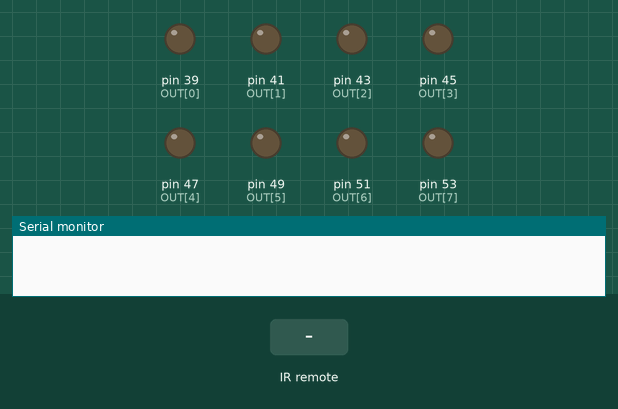
Simulated run of this sketch. Board: Arduino Mega 2560, built with avr-gcc and run on an emulated ATmega2560. Shown: output pins drawn as LEDs (lit = HIGH), the last lines printed to the serial monitor. The inputs (shaded band) are chosen by the test bench.

Above: at 1.2 s.
1.3 s: infrared code 0x16 received
At 1.6 s:
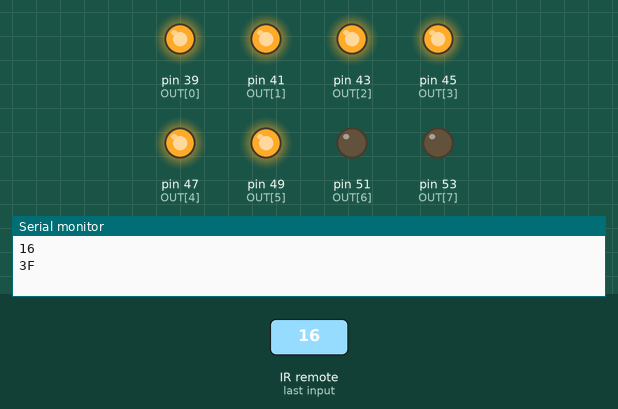
2.8 s: infrared code 0x0C received
At 4.0 s:
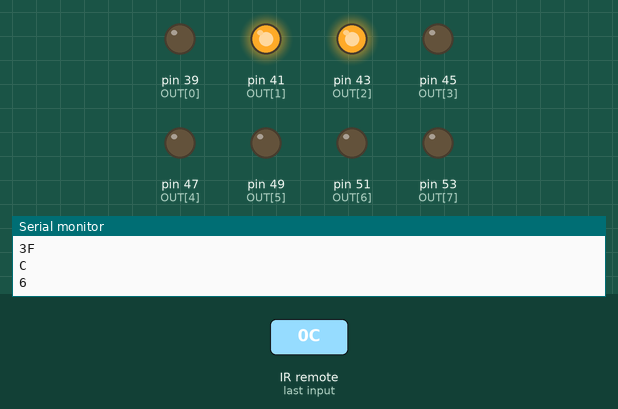
4.3 s: infrared code 0x18 received
At 5.1 s:
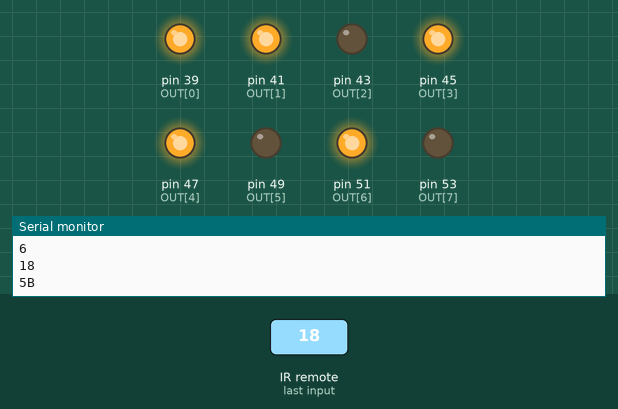
5.8 s: infrared code 0x5E received
At 6.2 s:
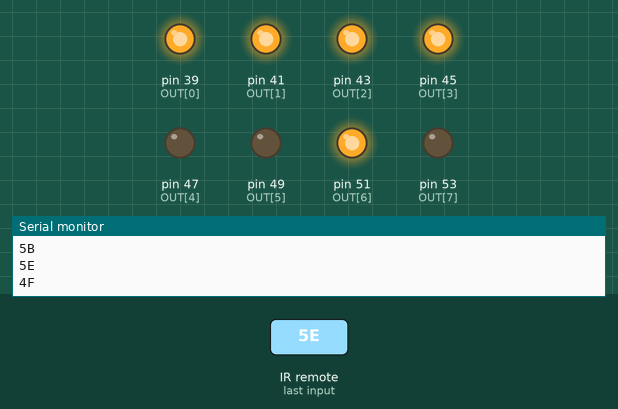
7.3 s: infrared code 0x1C received
At 8.5 s:
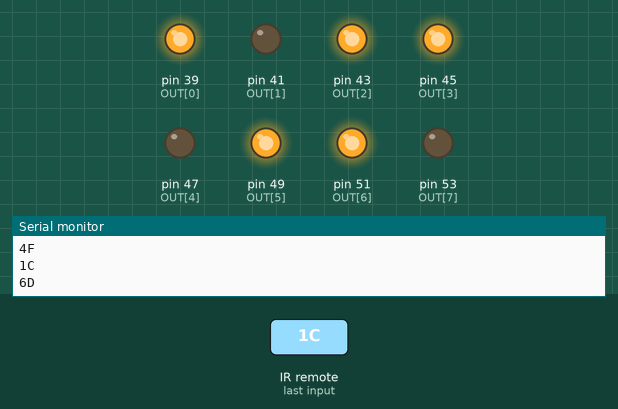
8.8 s: infrared code 0x5A received
At 9.7 s:
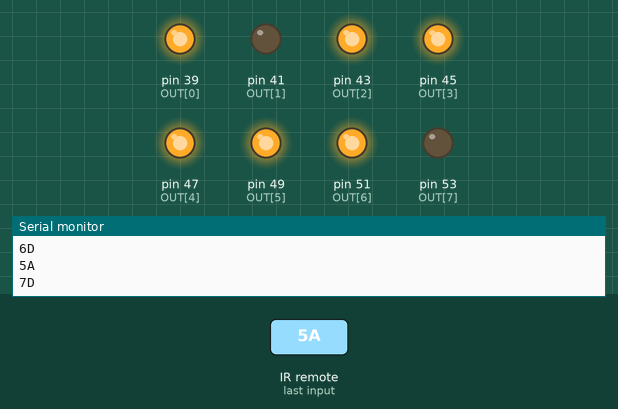
Timing chart, 0 to 11.3 s (numbered marks = the images above; inputs shaded):
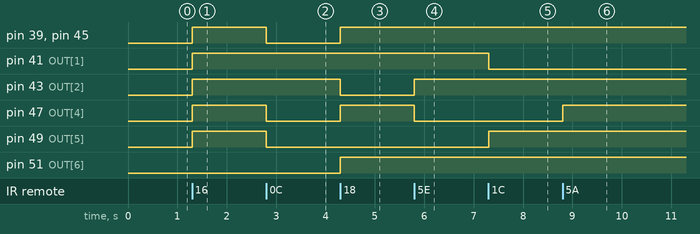

Measured:
- after the input at 1.3 s, pin 39 (OUT[0]), pin 41 (OUT[1]), pin 43 (OUT[2]), pin 45 (OUT[3]), pin 47 (OUT[4]), pin 49 (OUT[5]): LOW → HIGH at once
- after the input at 2.8 s, pin 39 (OUT[0]), pin 45 (OUT[3]), pin 47 (OUT[4]), pin 49 (OUT[5]): HIGH → LOW at once
- after the input at 4.3 s, pin 39 (OUT[0]), pin 45 (OUT[3]), pin 47 (OUT[4]), pin 51 (OUT[6]): LOW → HIGH at once; pin 43 (OUT[2]): HIGH → LOW at once
- after the input at 5.8 s, pin 43 (OUT[2]): LOW → HIGH at once; pin 47 (OUT[4]): HIGH → LOW at once
- after the input at 7.3 s, pin 41 (OUT[1]): HIGH → LOW at once; pin 49 (OUT[5]): LOW → HIGH at once
- after the input at 8.8 s, pin 47 (OUT[4]): LOW → HIGH at once

The sketch:

IRTestingCode.ino
```cpp
# include <IRremote.h>
const byte RECV_PIN = 11; // define input pin on Arduino
const char OUT[] = {39, 41, 43, 45, 47, 49, 51, 53};


void setup (){
  for(int i = 0; i < sizeof(OUT); i++)
    pinMode(OUT[i], OUTPUT);


  Serial.begin (9600);
  IrReceiver.begin(RECV_PIN, false); // Start the receiver
}
void displaySegment(int index, int val){
  if(index != 0){
    bool shouldTurnOn = val >> index & 00000001;
    digitalWrite(OUT[index], shouldTurnOn ? HIGH : LOW);
  }
  else{
    bool shouldTurnOn = val & 00000001;
    digitalWrite(OUT[index], shouldTurnOn ? HIGH : LOW);
  }
}

void responseToRemote(int command){
  int response = 0;
  switch(command){
    case 0x16: response = 0x3F; break;
    case 0x0C: response = 0x06; break;
    case 0x18: response = 0x5B; break;
    case 0x5E: response = 0x4F; break;
    case 0x08: response = 0x66; break;
    case 0x1C: response = 0x6D; break;
    case 0x5A: response = 0x7D; break;
    case 0x42: response = 0x07; break;
    case 0x52: response = 0x7F; break;
    case 0x4A: response = 0x67; break;
    default: response = 0x79; break;
  }
  Serial.println(response, HEX);
  for(int i = 0; i < 8; i++){
        displaySegment(i, response);
      }
}


void loop () {
  if (IrReceiver.decode()){
    Serial.println(IrReceiver.decodedIRData.command, HEX);
    responseToRemote(IrReceiver.decodedIRData.command);
    IrReceiver.resume (); // Receive the next value
  }
}
/*
#include <IRremote.h>

const byte IR_RECEIVE_PIN = 11;

void setup()
{
   Serial.begin(115200);
   Serial.println("IR Receive test");
   IrReceiver.begin(IR_RECEIVE_PIN, ENABLE_LED_FEEDBACK);
}

void loop()
{
   if (IrReceiver.decode())
   {
      Serial.println(IrReceiver.decodedIRData.command, HEX);
      IrReceiver.resume();
   }
}
*/
```
